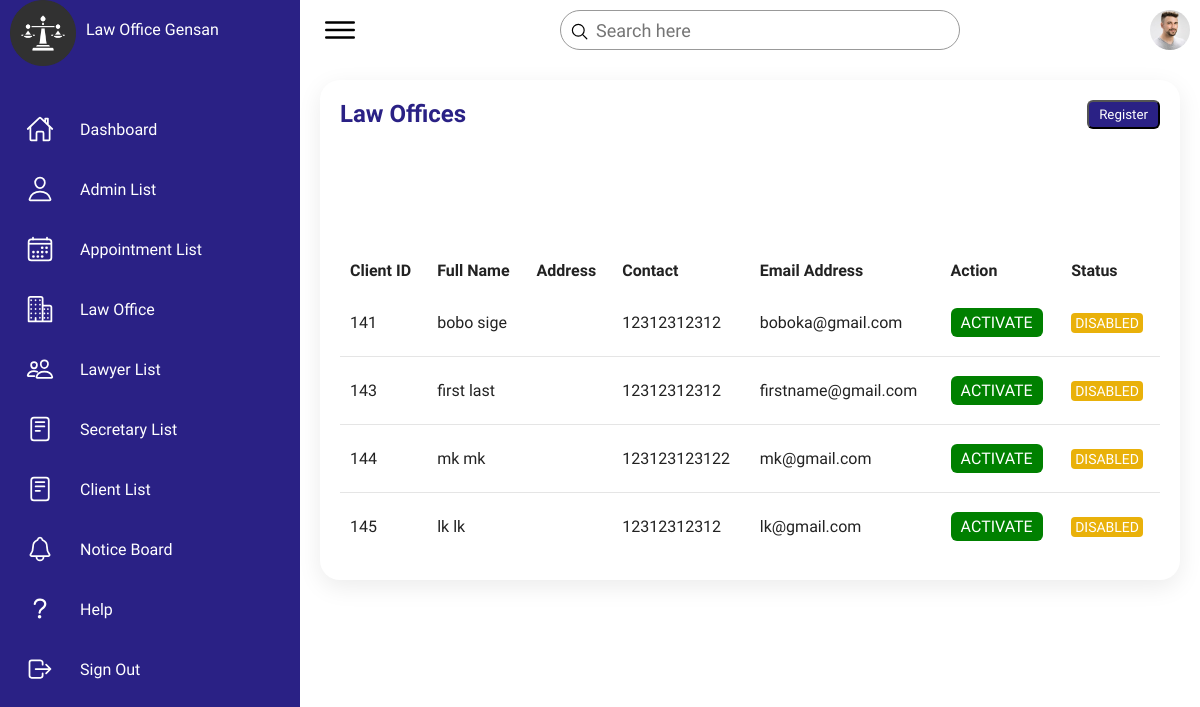
Page /clientlist.php on the earlier database version.
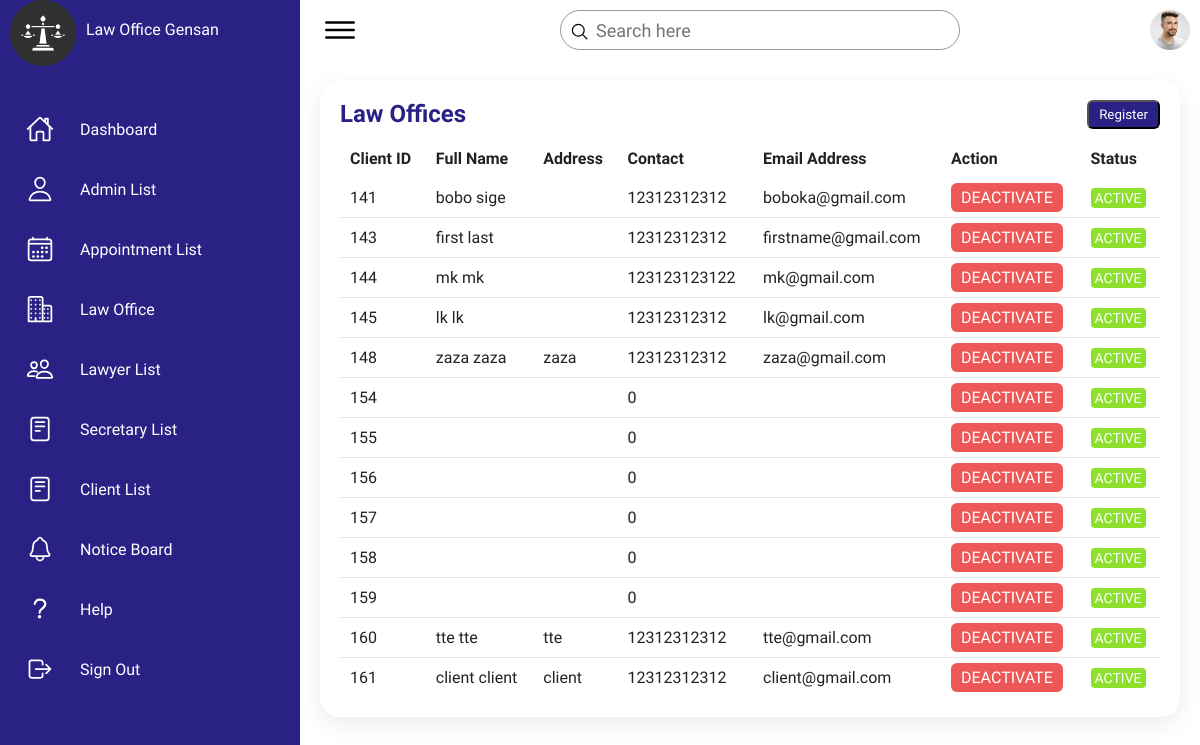
Same page on the later database version.
### tables this page shows
CREATE TABLE `tbl_userinfo` (
  `userinfo_id` int(11) NOT NULL,
  `firstName` varchar(244) NOT NULL,
  `middlename` varchar(244) NOT NULL,
  `lastName` varchar(244) NOT NULL,
  `gender` varchar(244) NOT NULL,
  `user_status` int(11) NOT NULL
);

CREATE TABLE `tbl_contactinfo` (
  `contact_id` int(11) NOT NULL,
  `user_id` int(11) NOT NULL,
  `address` varchar(244) NOT NULL,
  `barangay` varchar(244) NOT NULL,
  `city` varchar(244) NOT NULL,
  `zipcode` int(11) NOT NULL,
  `phoneNum` bigint(11) NOT NULL
);

CREATE TABLE `tbl_cred` (
  `usercred_id` int(11) NOT NULL,
  `user_id` int(11) NOT NULL,
  `email` varchar(244) NOT NULL,
  `password` varchar(244) NOT NULL
);

### clientlist.php (the view, shortened to what this page needs)
<?php
include "dbconn.php";
$sql = "SELECT tbl_userinfo.userinfo_id, tbl_userinfo.firstName, tbl_userinfo.lastName, tbl_usertype.user_type, tbl_cred.email, tbl_contactinfo.address, tbl_contactinfo.phoneNum
, tbl_userinfo.user_status
FROM tbl_userinfo
JOIN tbl_usertype ON tbl_userinfo.userinfo_id = tbl_usertype.user_id
JOIN tbl_cred ON tbl_userinfo.userinfo_id = tbl_cred.user_id
JOIN tbl_contactinfo ON tbl_userinfo.userinfo_id = tbl_contactinfo.user_id
WHERE tbl_usertype.user_type = 'client'";
$result = mysqli_query($conn, $sql);
?>
<!DOCTYPE html>
<html lang="en">
<head>
    <link rel="stylesheet" href="Law_ofiice.css">
</head>
<body>
    <div class="container">
        <div class="navigation">
            <ul>
                <li>
                    <a href="#">
                        <span class="icon">
                            <img src="assets/imgs/justice-scale.png" alt="" style="width: 66px; height: 66px;" >
                        </span>
                        <span class="title">Law Office Gensan</span>
                    </a>
                </li>
                <li>
                    <a href="Dashboard.php">
                        <span class="icon">
                            <ion-icon name="home-outline"></ion-icon>
                        </span>
                        <span class="title">Dashboard</span>
                    </a>
                </li>
                <li>
                    <a href="adminlist.php">
                        <span class="icon">
                            <ion-icon name="person-outline"></ion-icon>
                        </span>
                        <span class="title">Admin List</span>
                    </a>
                </li>
                <li>
                    <a href="appointmentlist.php">
                        <span class="icon">
                            <ion-icon name="calendar-outline"></ion-icon>
                        </span>
                        <span class="title">Appointment List</span>
                    </a>
                </li>
                <li>
                    <a href="LawyerOfficeFinal.php">
                        <span class="icon">
                            <ion-icon name="business-outline"></ion-icon>
                        </span>
                        <span class="title">Law Office</span>
                    </a>
                </li>
                <li>
                    <a href="Lawyer.php">
                        <span class="icon">
                            <ion-icon name="people-outline"></ion-icon>
                        </span>
                        <span class="title">Lawyer List</span>
                    </a>
                </li>
                <li>
                    <a href="secretarylist.php">
                        <span class="icon">
                            <ion-icon name="reader-outline"></ion-icon>
                        </span>
                        <span class="title">Secretary List</span>
                    </a>
                </li>
                <li>
                    <a href="clientlist.php">
                        <span class="icon">
                            <ion-icon name="reader-outline"></ion-icon>
                        </span>
                        <span class="title">Client List</span>
                    </a>
                </li>
                <li>
                    <a href="noticeboard.php">
                        <span class="icon">
                            <ion-icon name="notifications-outline"></ion-icon>
                        </span>
                        <span class="title">Notice Board</span>
                    </a>
                </li>
                <li>
                    <a href="#">
                        <span class="icon">
                            <ion-icon name="help-outline"></ion-icon>
                        </span>
                        <span class="title">Help</span>
                    </a>
                </li>
                <li>
                    <a href="?logout" onclick="logout(event)">
                         <span class="icon">
                             <ion-icon name="log-out-outline"></ion-icon>
                        </span>
                        <span class="title">Sign Out</span>
                    </a>
                </li>
            </ul>
        </div>
        <div class="main">
            <div class="topbar">
                <div class="toggle">
                    <ion-icon name="menu-outline"></ion-icon>
                </div>
                <div class="search">
                    <label>
                        <input type="text" placeholder="Search here" id="search-input">
                        <ion-icon name="search-outline"></ion-icon>
                    </label>
                </div>
                <div class="user">
                    <img src="assets/imgs/customer01.jpg" alt="">
                </div>
            </div>
            <div class="details">
                <div class="Appointment">
                    <div class="cardHeader">
                        <h2>Law Offices</h2>
                        <button id="registerBtn" class="btn">Register</button>
                    </div>
                    <table id="lawoffice-table">
                        <thead>
                            <tr>
                                <td>Client ID</td>
                                <td>Full Name</td>
                                <td>Address</td>
                                <td>Contact</td>
                                <td>Email Address</td>
                                <td>Action</td>
                                <td>Status</td>
                            </tr>
                        </thead>
                        <tbody>
                        <tr>
                                <?php
                                    while($row = mysqli_fetch_assoc($result))
                                    {
                                ?>
                                    <td><?php echo $row['userinfo_id'] ?></td>
                                    <td><?php echo $row['firstName'] . ' ' . $row['lastName']; ?></td>
                                    <td><?php echo $row['address']; ?></td>
                                    <td><?php echo $row['phoneNum']; ?></td>
                                    <td><?php echo $row['email']; ?></td>
                                    <td>
                                        <?php
                                        if($row['user_status'] == 0) {
                                            echo '<p><a href="clientactivate.php?userinfo_id='.$row['userinfo_id'].'&status=1" class="method active">ACTIVATE</a></p>';
                                        }
                                        else {
                                            echo '<p><a href="clientactivate.php?userinfo_id='.$row['userinfo_id'].'&status=0" class="method deactive">DEACTIVATE</a></p>';
                                        }
                                        ?>
                                    </td>
                                    <td>
                                        <?php
                                        if($row['user_status'] == 1) {
                                        echo '<span class="status delivered">ACTIVE</span>';
                                        } else {
                                            echo '<span class="status pending">DISABLED</span>';
                                        }
                                        ?>
                                    </td>
                            </tr>
                                <?php
                                    }
                                    ?>
                        </tbody>
                    </table>
                </div>
            </div>
        </div>
    </div>
</body>
</html>

### Law_ofiice.css (style rules this page uses)
* { font-family: "Ubuntu", sans-serif; margin: 0; padding: 0; box-sizing: border-box; }
:root { --blue: #2a2185; --white: #fff; --gray: #f5f5f5; --black1: #222; --black2: #999; }
body { min-height: 100vh; overflow-x: hidden; }
.container { position: relative; width: 100%; }
.navigation { position: fixed; width: 300px; height: 100%; background: var(--blue); border-left: 10px solid var(--blue); transition: 0.5s; overflow: hidden; }
.navigation ul { position: absolute; top: 0; left: 0; width: 100%; }
.navigation ul li { position: relative; width: 100%; list-style: none; border-top-left-radius: 30px; border-bottom-left-radius: 30px; }
.navigation ul li:nth-child(1) { margin-bottom: 40px; pointer-events: none; }
.navigation ul li a { position: relative; display: block; width: 100%; display: flex; text-decoration: none; color: var(--white); }
.navigation ul li a .icon { position: relative; display: block; min-width: 60px; height: 60px; line-height: 75px; text-align: center; }
.navigation ul li a .icon ion-icon { font-size: 1.75rem; }
.navigation ul li a .title { position: relative; display: block; padding: 0 10px; height: 60px; line-height: 60px; text-align: start; white-space: nowrap; }
.main { position: absolute; width: calc(100% - 300px); left: 300px; min-height: 100vh; background: var(--white); transition: 0.5s; }
.topbar { width: 100%; height: 60px; display: flex; justify-content: space-between; align-items: center; padding: 0 10px; }
.toggle { position: relative; width: 60px; height: 60px; display: flex; justify-content: center; align-items: center; font-size: 2.5rem; cursor: pointer; }
.search { position: relative; width: 400px; margin: 0 10px; }
.search label { position: relative; width: 100%; }
.search label input { width: 100%; height: 40px; border-radius: 40px; padding: 5px 20px; padding-left: 35px; font-size: 18px; outline: none; border: 1px solid var(--black2); }
.search label ion-icon { position: absolute; top: 0; left: 10px; font-size: 1.2rem; }
.user { position: relative; width: 40px; height: 40px; border-radius: 50%; overflow: hidden; cursor: pointer; }
.user img { position: absolute; top: 0; left: 0; width: 100%; height: 100%; object-fit: cover; }
.details { position: relative; width: 100%; padding: 20px; }
.details .Appointment { position: relative; display: grid; min-height: 500px; background: var(--white); padding: 20px; box-shadow: 0 7px 25px rgba(0, 0, 0, 0.08); border-radius: 20px; }
.details .cardHeader { display: flex; justify-content: space-between; align-items: flex-start; }
.cardHeader h2 { font-weight: 600; color: var(--blue); }
.cardHeader .btn { position: relative; padding: 5px 10px; background: var(--blue); text-decoration: none; color: var(--white); border-radius: 6px; cursor: pointer; }
.details table { width: 100%; border-collapse: collapse; margin-top: 10px; }
.details table thead td { font-weight: 600; }
.details .Appointment table tr { color: var(--black1); border-bottom: 1px solid rgba(0, 0, 0, 0.1); }
.details .Appointment table tr:last-child { border-bottom: none; }
.details .Appointment table tr td { padding: 10px; }
.details .Appointment table tr td:last-child { text-align: left; }
.details .Appointment table tr td:nth-child(2) { text-align: left; }
.details .Appointment table tr td:nth-child(3) { text-align: left; }
.status.delivered { padding: 2px 4px; background: #8de02c; color: var(--white); border-radius: 4px; font-size: 14px; font-weight: 500; }
.method.deactive { position: relative; padding: 5px 10px; background: rgb(237, 87, 87); text-decoration: none; color: var(--white); border-radius: 6px; cursor: pointer; }
.method.active { position: relative; padding: 5px 10px; background: green; text-decoration: none; color: var(--white); border-radius: 6px; cursor: pointer; }
.status.pending { padding: 2px 4px; background: #e9b10a; color: var(--white); border-radius: 4px; font-size: 14px; font-weight: 500; }

Differences in the rows shown:
changed tbl_userinfo "bobo": user_status "ACTIVATE DISABLED" → "DEACTIVATE ACTIVE"
changed tbl_userinfo "first": user_status "ACTIVATE DISABLED" → "DEACTIVATE ACTIVE"
changed tbl_userinfo "mk": user_status "ACTIVATE DISABLED" → "DEACTIVATE ACTIVE"
changed tbl_userinfo "lk": user_status "ACTIVATE DISABLED" → "DEACTIVATE ACTIVE"
added tbl_userinfo: userinfo_id "148", firstName "zaza", lastName "zaza", tbl_contactinfo.address "zaza", tbl_contactinfo.phoneNum "12312312312", tbl_cred.email "zaza@gmail.com", user_status "ACTIVE"
added tbl_userinfo: userinfo_id "154", tbl_contactinfo.phoneNum "0", user_status "ACTIVE"
added tbl_userinfo: userinfo_id "155", tbl_contactinfo.phoneNum "0", user_status "ACTIVE"
added tbl_userinfo: userinfo_id "156", tbl_contactinfo.phoneNum "0", user_status "ACTIVE"
added tbl_userinfo: userinfo_id "157", tbl_contactinfo.phoneNum "0", user_status "ACTIVE"
added tbl_userinfo: userinfo_id "158", tbl_contactinfo.phoneNum "0", user_status "ACTIVE"
added tbl_userinfo: userinfo_id "159", tbl_contactinfo.phoneNum "0", user_status "ACTIVE"
added tbl_userinfo: userinfo_id "160", firstName "tte", lastName "tte", tbl_contactinfo.address "tte", tbl_contactinfo.phoneNum "12312312312", tbl_cred.email "tte@gmail.com", user_status "ACTIVE"
added tbl_userinfo: userinfo_id "161", firstName "client", lastName "client", tbl_contactinfo.address "client", tbl_contactinfo.phoneNum "12312312312", tbl_cred.email "client@gmail.com", user_status "ACTIVE"
